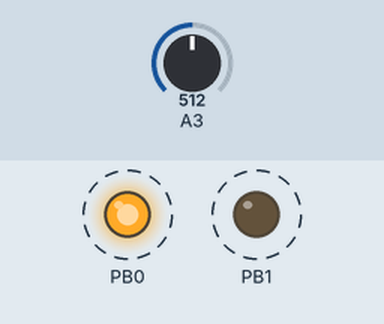
Simulated run of this sketch. Board: ATtiny85, built with avr-gcc and run on an emulated ATtiny85. On the bench: output pins drawn as LEDs (lit = HIGH). Dashed ring = blinking. The test bench sets the inputs (shaded band); at power-on: A3 = 512.

Above: at 4.08 s.
4.1 s: A3 set to 900
At 4.29 s:
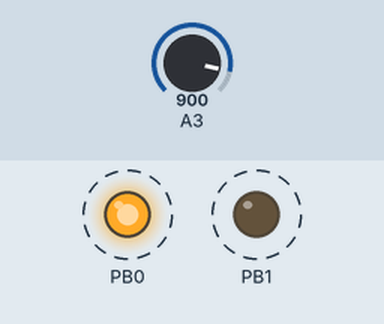
7.1 s: A3 set to 1010
At 7.7 s:
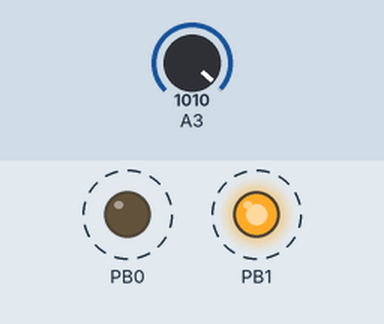
Timing chart, 0 to 16.1 s (numbered marks = the images above; inputs shaded):
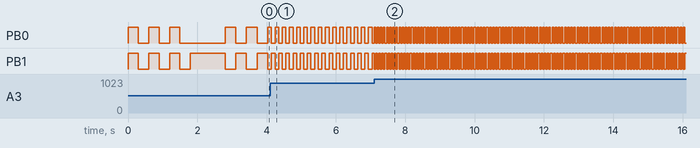

The sketch:

Tiny_Sensor.ino
```cpp
// (licence header left out)
#define MIN_FLASH_TIME 50  // fastest flash is 50 ms on and 50 ms off
#define MAX_FLASH_TIME 500  // slowest flask is 0.5 second on and 0.5 second off

#define MIN_ANALOG_VALUE 150  // sensor is at its highest resistance
#define MAX_ANALOG_VALUE 1000 // sensor is at its lowest resistance

unsigned long ledTime;
bool redLEDstate;

// the setup function runs once when you press reset or power the board
void setup() {
  // initialize digital pins 0 and 1 (ATtiny85 physical pins 5 and 6 as an output for the LEDs)
  pinMode(0, OUTPUT);
  pinMode(1, OUTPUT);

  ledTime - millis(); // initialize the led flashing time
  redLEDstate = false;  // start off with red lED off and green LED on

  // Flash both LEDs three times before entering loop
  for(int i = 0; i < 3; i++) {
    digitalWrite(0, HIGH);
    digitalWrite(1, HIGH);
    delay(300);
    digitalWrite(0, LOW);
    digitalWrite(1, LOW);
    delay(300);
  }

  // Initialize with RED LED off and GREEN LED on
  digitalWrite(0, LOW);
  digitalWrite(1, HIGH);

  delay(1000);


} // send of setup()

// the loop function runs over and over again forever
void loop() {
  int sensorValue;
  long flashTime;

  sensorValue = analogRead(A3);
  flashTime = map(sensorValue, MIN_ANALOG_VALUE, MAX_ANALOG_VALUE, MAX_FLASH_TIME, MIN_FLASH_TIME);

  nbFlashLEDs(flashTime);
} // end of loop()

void nbFlashLEDs(long interval) {
  if(millis() >= (ledTime + interval)) {  // time to flip states
    redLEDstate = !redLEDstate;
    ledTime = millis(); // update the time
  }

  if(redLEDstate == true) { // turn on red LED and off green LED
    digitalWrite(0, HIGH);
    digitalWrite(1, LOW);

  } else {  // turn off red LED and on green LED
    digitalWrite(0, LOW);
    digitalWrite(1, HIGH);
  }
} // end of nbFlashLEDs()
```

Measured:
- after the input at 4.1 s, PB0, PB1: alternates HIGH for 0.10 s and LOW for 0.10 s, starting at once
- after the input at 7.1 s, PB0, PB1: alternates HIGH for 0.05 s and LOW for 0.05 s, starting at once
